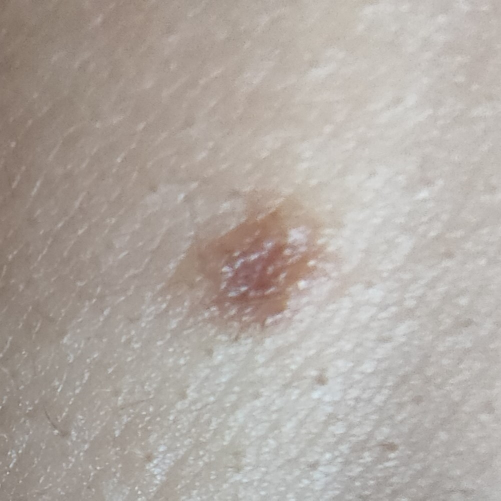
#> input picture my_skin_lesions/chest1.jpg, 1001 x 1001 px (shown at 1/2 size)
$ python normalize_image.py
#> lines starting #> are read from the running program, lines starting #| are printed output that depends on the picture; after the words box and inside, x2 and y2 are one past the last pixel; in counts of white or black regions, pixels touching at a corner belong together
#> further down, image is the input picture: shape (1001, 1001, 3); mean B, G, R 163, 169.3, 177.1
import cv2

def remove_hair(image):
    """
    Applies hair removal using Black Top-Hat filtering and inpainting.
    """
    # Convert image to grayscale
    gray = cv2.cvtColor(image, cv2.COLOR_BGR2GRAY)
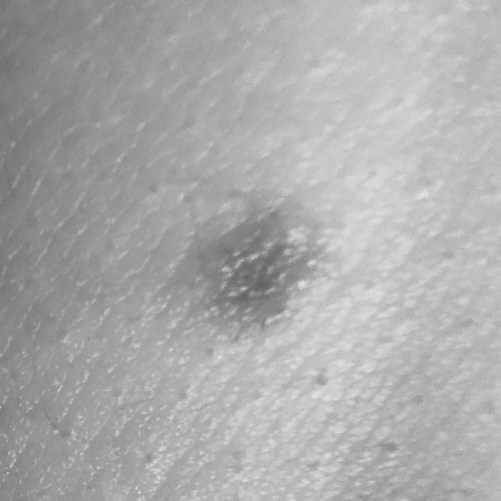
#> gray: shape (1001, 1001) (shown at 1/2 size); min 92, max 229, mean 170.9

    # Define structuring element (kernel) for morphological operations
    kernel = cv2.getStructuringElement(cv2.MORPH_RECT, (17, 17))  # Adjust for hair thickness

    # Apply morphological closing (X · Y)
    closed = cv2.morphologyEx(gray, cv2.MORPH_CLOSE, kernel)
    # Closing is dilation followed by erosion
    # It helps to close small holes in the foreground objects (black hair pixels)

    # Compute Black Top-Hat transformation: B_TH = (X · Y) - X
    black_tophat = closed - gray
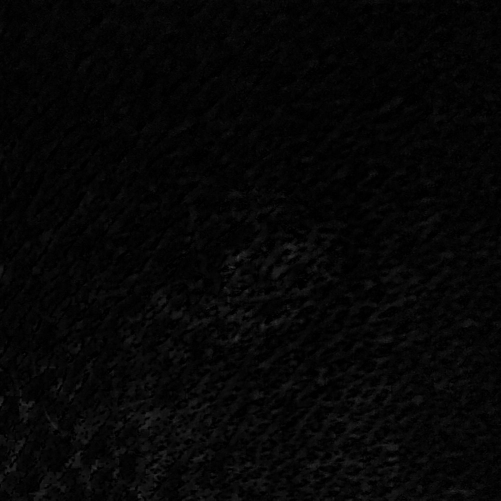
#> black_tophat: shape (1001, 1001) (shown at 1/2 size); min 0, max 61, mean 5.8

    # Threshold to create a binary mask of hair pixels
    _, mask = cv2.threshold(black_tophat, 10, 255, cv2.THRESH_BINARY)
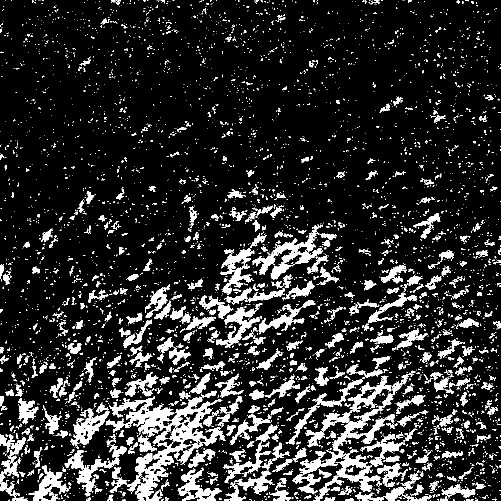
#> mask: shape (1001, 1001) (shown at 1/2 size); 14.3% white; 5034 white regions (4406 under 20 px), largest, box (x1, y1, x2, y2) and area: (211, 792, 452, 1001) 12842, (598, 741, 831, 949) 4831, (626, 882, 811, 1001) 4187
    # Pixels that are white in closed but black in gray are likely hair pixels

    # Inpaint the detected hair pixels using neighboring pixels
    inpainted = cv2.inpaint(image, mask, inpaintRadius=10, flags=cv2.INPAINT_TELEA)

    return inpainted


def resize_image(image, target_size=256, interpolation=cv2.INTER_LINEAR):
    """
    Resizes the image directly to target_size x target_size without keeping aspect ratio.
    No padding or cropping is applied.
    """
#> called with target_size = 256, interpolation = 1
    return cv2.resize(image, (target_size, target_size), interpolation=interpolation)
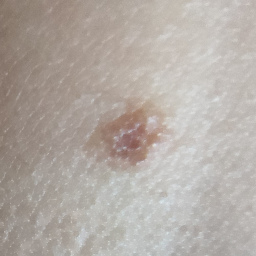
#> returned value: shape (256, 256, 3); mean of channels 0, 1, 2 164.4, 170.6, 178.4; drawn as B, G, R


# Target image size
target_size = 256

# Target image
image_path = 'my_skin_lesions/chest1.jpg'
write_path = 'my_normalized_skin_lesions/chest1.jpg'

# Read image
image = cv2.imread(image_path)

# Step 1: Apply hair removal on the original image
hair_removed_image = remove_hair(image)

# Step 2: Resize the hair-free image and mask to 256×256
resized_hair_removed = resize_image(hair_removed_image, target_size, interpolation=cv2.INTER_LINEAR)

cv2.imwrite(write_path, resized_hair_removed)  # 256x256 resized

$ run again, with my_skin_lesions/left_arm.jpg copied over my_skin_lesions/chest1.jpg
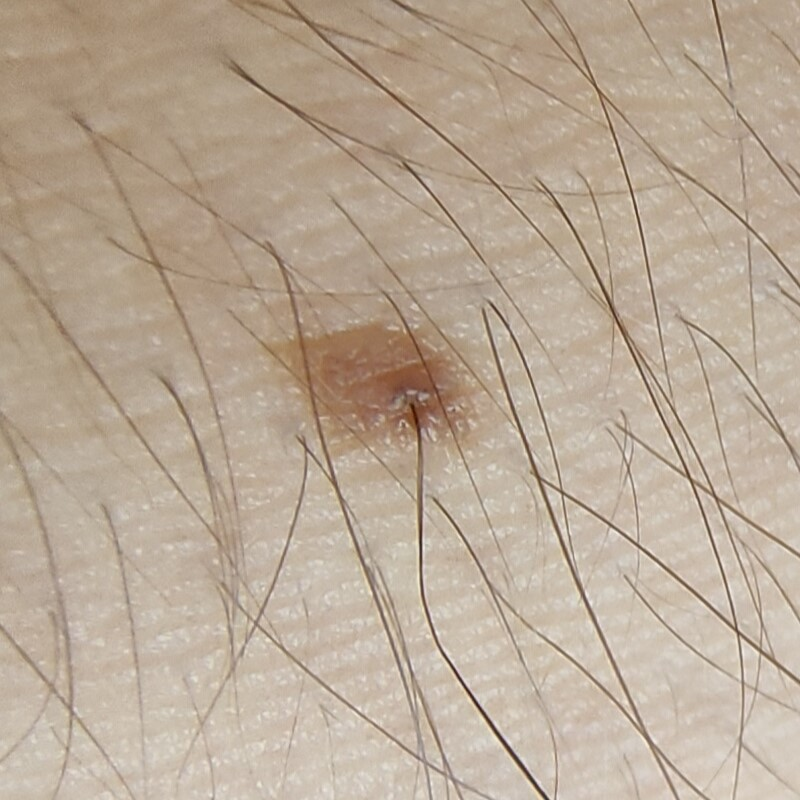
#> input picture my_skin_lesions/left_arm.jpg, 800 x 800 px
#> image is the input picture: shape (800, 800, 3); mean B, G, R 150.7, 169.1, 185.8
#> in remove_hair, `_, mask = cv2.threshold(black_tophat, 10, 255, cv2.THRESH_BINARY)`:
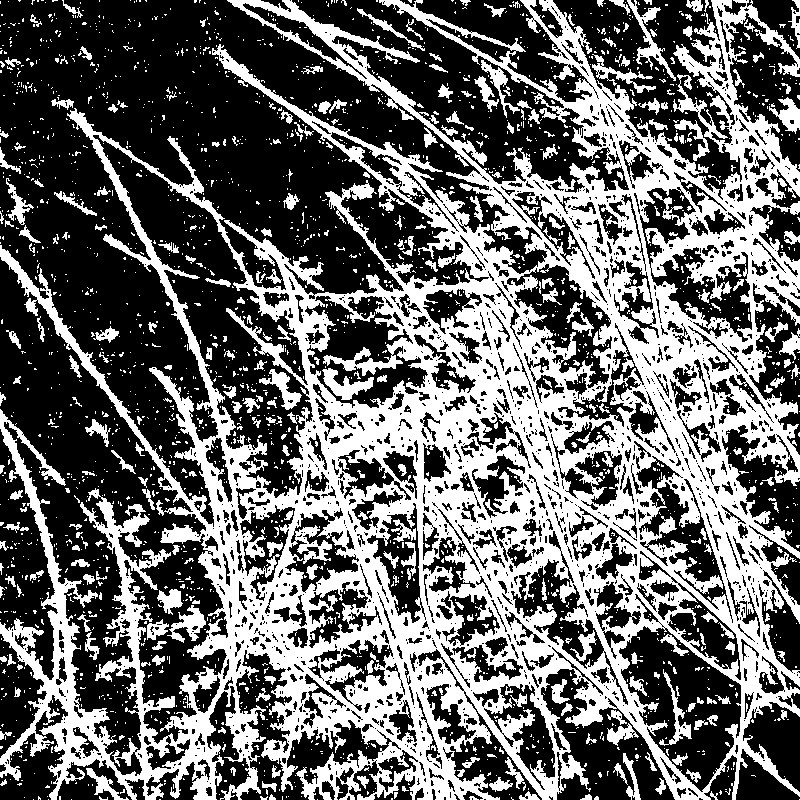
#> mask: shape (800, 800); 40.9% white; 2519 white regions (2217 under 20 px), largest, box (x1, y1, x2, y2) and area: (0, 0, 800, 800) 228642, (627, 0, 676, 81) 807, (322, 368, 374, 400) 708
#> in remove_hair, `inpainted = cv2.inpaint(image, mask, inpaintRadius=10, flags=cv2.INPAI..`:
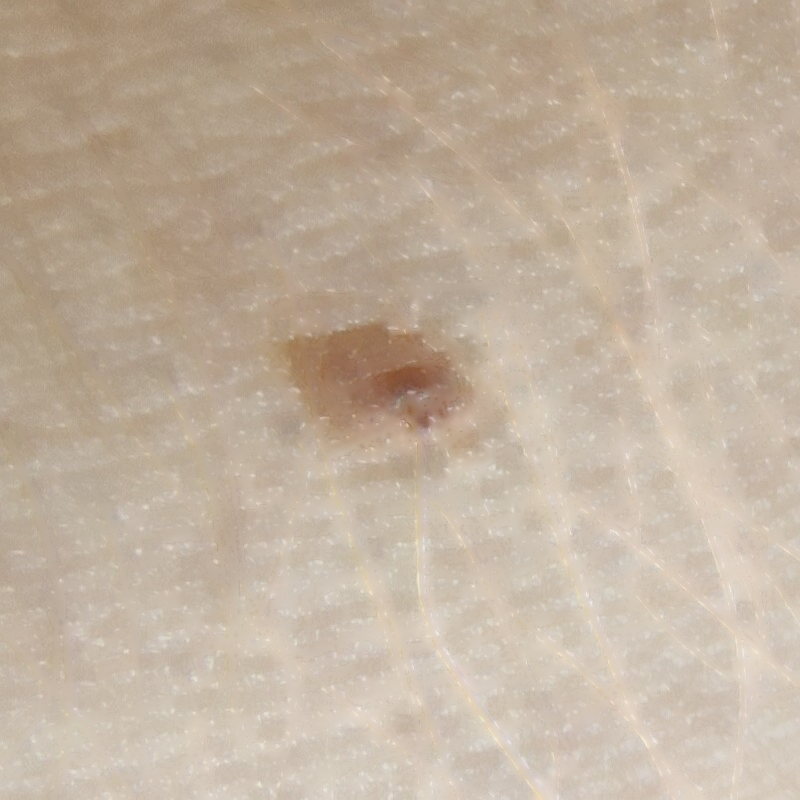
#> inpainted: shape (800, 800, 3); mean B, G, R 158.8, 177.1, 193.4
